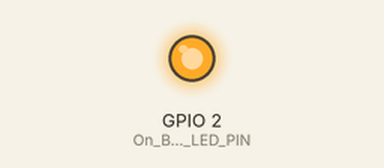
The sketch below on a simulated ESP32. On the bench: output pins drawn as LEDs (lit = HIGH). WiFi joins after 1.5 s; servers stay silent unless stated; uploads are accepted with an empty reply; what the sketch prints to the serial monitor is not drawn.

Above: at 5.71 s.
At 10.8 s:
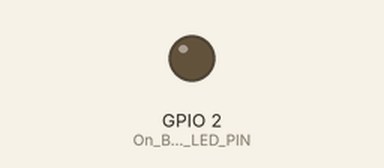
Timing chart, 0 to 18.9 s (numbered marks = the images above):
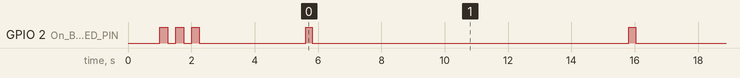

The sketch:

Data_logger_ESP32.ino
```cpp
#include "WiFi.h"
#include <HTTPClient.h>
//----------------------------------------

#define TGS2600_PIN 25
#define TGS2602_PIN 26
#define TGS822_PIN 33

typedef struct dta {
  uint16_t tgs2600;
  uint16_t tgs2602;
  uint16_t tgs822;
} dta_t;

dta_t dataSensor;

// Defining LED PINs on the ESP32 Board.
#define On_Board_LED_PIN 2

// Defines the DHT11 PIN and DHT sensor type.
// #define DHTPIN  4
// #define DHTTYPE DHT11

// Defines the PIN for the Switches.
// #define Switch_1_PIN   13
// #define Switch_2_PIN   12

//----------------------------------------SSID and PASSWORD of your WiFi network.
const char* ssid = "REPLACE_WITH_YOUR_SSID";          //--> Your wifi name
const char* password = "REPLACE_WITH_YOUR_PASSWORD";  //--> Your wifi password
//----------------------------------------

// Google script Web_App_URL.
String Web_App_URL = "https://script.google.com/macros/s/AKfycbxxzZysAN1icTiDN9SqyObtAG-SFI2MvnqVV9xadWdsLrJ5ejVUTOIQd58oNGNc5E5RxQ/exec";

void scan();
uint16_t readData(uint16_t pin);

// String Switch_1_State = "";
// String Switch_2_State = "";

// String Status_Read_Sensor = "";
// float Temp;
// int Humd;

// Initialize DHT as dht11.
// DHT dht11(DHTPIN, DHTTYPE);

//________________________________________________________________________________Getting_DHT11_Sensor_Data()
// Subroutine for getting temperature and humidity data from the DHT11 sensor.
// void Getting_DHT11_Sensor_Data() {
//   // Reading temperature or humidity takes about 250 milliseconds!
//   // Sensor readings may also be up to 2 seconds 'old' (its a very slow sensor)
//   Humd = dht11.readHumidity();
//   // Read temperature as Celsius (the default)
//   Temp = dht11.readTemperature();

//   // Check if any reads failed and exit early (to try again).
//   if (isnan(Humd) || isnan(Temp)) {
//     Serial.println();
//     Serial.println(F("Failed to read from DHT sensor!"));
//     Serial.println();

//     Status_Read_Sensor = "Failed";
//     Temp = 0.00;
//     Humd = 0;
//   } else {
//     Status_Read_Sensor = "Success";
//   }

//   Serial.println();
//   Serial.println("-------------");
//   Serial.print(F("Status_Read_Sensor : "));
//   Serial.print(Status_Read_Sensor);
//   Serial.print(F(" | Humidity : "));
//   Serial.print(Humd);
//   Serial.print(F("% | Temperature : "));
//   Serial.print(Temp);
//   Serial.println(F("°C"));
//   Serial.println("-------------");
// }
//________________________________________________________________________________

//________________________________________________________________________________Read_Switches_State()
// Subroutine to get the state of the Switches.
// void Read_Switches_State() {
//   if (digitalRead(Switch_1_PIN) == LOW) Switch_1_State = "On";
//   if (digitalRead(Switch_1_PIN) == HIGH) Switch_1_State = "Off";

//   if (digitalRead(Switch_2_PIN) == LOW) Switch_2_State = "On";
//   if (digitalRead(Switch_2_PIN) == HIGH) Switch_2_State = "Off";

//   Serial.println();
//   Serial.println("-------------");
//   Serial.print(F("Switch_1 : "));
//   Serial.print(Switch_1_State);
//   Serial.print(F(" | Switch_2 : "));
//   Serial.println(Switch_2_State);
//   Serial.println("-------------");
// }
//________________________________________________________________________________

//________________________________________________________________________________VOID SETUP()
void setup() {
  // put your setup code here, to run once:

  Serial.begin(115200);
  Serial.println();
  delay(1000);

  // pinMode(Switch_1_PIN, INPUT_PULLUP);
  // pinMode(Switch_2_PIN, INPUT_PULLUP);

  pinMode(On_Board_LED_PIN, OUTPUT);
  pinMode(TGS2600_PIN, INPUT);
  pinMode(TGS2602_PIN, INPUT);
  pinMode(TGS822_PIN, INPUT);

  //----------------------------------------Set Wifi to STA mode
  Serial.println();
  Serial.println("-------------");
  Serial.println("WIFI mode : STA");
  WiFi.mode(WIFI_STA);
  Serial.println("-------------");
  //----------------------------------------

  //----------------------------------------Connect to Wi-Fi (STA).
  Serial.println();
  Serial.println("------------");
  Serial.print("Connecting to ");
  Serial.println(ssid);
  WiFi.begin(ssid, password);

  //:::::::::::::::::: The process of connecting ESP32 with WiFi Hotspot / WiFi Router.
  // The process timeout of connecting ESP32 with WiFi Hotspot / WiFi Router is 20 seconds.
  // If within 20 seconds the ESP32 has not been successfully connected to WiFi, the ESP32 will restart.
  // I made this condition because on my ESP32, there are times when it seems like it can't connect to WiFi, so it needs to be restarted to be able to connect to WiFi.

  int connecting_process_timed_out = 20;  //--> 20 = 20 seconds.
  connecting_process_timed_out = connecting_process_timed_out * 2;
  while (WiFi.status() != WL_CONNECTED) {
    Serial.print(".");
    digitalWrite(On_Board_LED_PIN, HIGH);
    delay(250);
    digitalWrite(On_Board_LED_PIN, LOW);
    delay(250);
    if (connecting_process_timed_out > 0) connecting_process_timed_out--;
    if (connecting_process_timed_out == 0) {
      delay(1000);
      ESP.restart();
    }
  }

  digitalWrite(On_Board_LED_PIN, LOW);

  Serial.println();
  Serial.println("WiFi connected");
  Serial.println("------------");
  //::::::::::::::::::
  //----------------------------------------

  delay(100);

  Serial.println();
  Serial.println("DHT11 Begin");
  Serial.println();
  delay(1000);

  // dht11.begin();

  delay(2000);
}
//________________________________________________________________________________

//________________________________________________________________________________VOID LOOP()
void loop() {
  // put your main code here, to run repeatedly:

  // Calling the "Getting_DHT11_Sensor_Data()" subroutine.
  // Getting_DHT11_Sensor_Data();

  // Calling the "Read_Switches_State()" subroutine.
  // Read_Switches_State();

  void scan();

  //----------------------------------------Conditions that are executed when WiFi is connected.
  // This condition is the condition for sending or writing data to Google Sheets.
  if (WiFi.status() == WL_CONNECTED) {
    digitalWrite(On_Board_LED_PIN, HIGH);

    // Create a URL for sending or writing data to Google Sheets.
    String Send_Data_URL = Web_App_URL + "?sts=write";
    Send_Data_URL += "&srs=" + String(dataSensor.tgs2600);
    Send_Data_URL += "&temp=" + String(dataSensor.tgs2602);
    Send_Data_URL += "&humd=" + String(dataSensor.tgs822);
    // Send_Data_URL += "&swtc1=" + Switch_1_State;
    // Send_Data_URL += "&swtc2=" + Switch_2_State;

    Serial.println();
    Serial.println("-------------");
    Serial.println("Send data to Google Spreadsheet...");
    Serial.print("URL : ");
    Serial.println(Send_Data_URL);

    //::::::::::::::::::The process of sending or writing data to Google Sheets.
    // Initialize HTTPClient as "http".
    HTTPClient http;

    // HTTP GET Request.
    http.begin(Send_Data_URL.c_str());
    http.setFollowRedirects(HTTPC_STRICT_FOLLOW_REDIRECTS);

    // Gets the HTTP status code.
    int httpCode = http.GET();
    Serial.print("HTTP Status Code : ");
    Serial.println(httpCode);

    // Getting response from google sheets.
    String payload;
    if (httpCode > 0) {
      payload = http.getString();
      Serial.println("Payload : " + payload);
    }

    http.end();
    //::::::::::::::::::

    digitalWrite(On_Board_LED_PIN, LOW);
    Serial.println("-------------");
  }
  //----------------------------------------

  delay(10000);
}

void scan() {
  // put your main code here, to run repeatedly:
  dataSensor.tgs2600 = readData(TGS2600_PIN);
  dataSensor.tgs2602 = readData(TGS2602_PIN);
  dataSensor.tgs822 = readData(TGS822_PIN);
}

uint16_t readData(uint16_t pin) {

  uint16_t value;
  value = analogRead(pin);
  return (value / 1023) * 5;
}
```

Measured:
- by itself, GPIO 2 (On_Board_LED_PIN): HIGH → LOW at 1.3 s, → HIGH 0.25 s later, → LOW 0.25 s later, → HIGH 0.25 s later, … (31 changes in this stretch)
